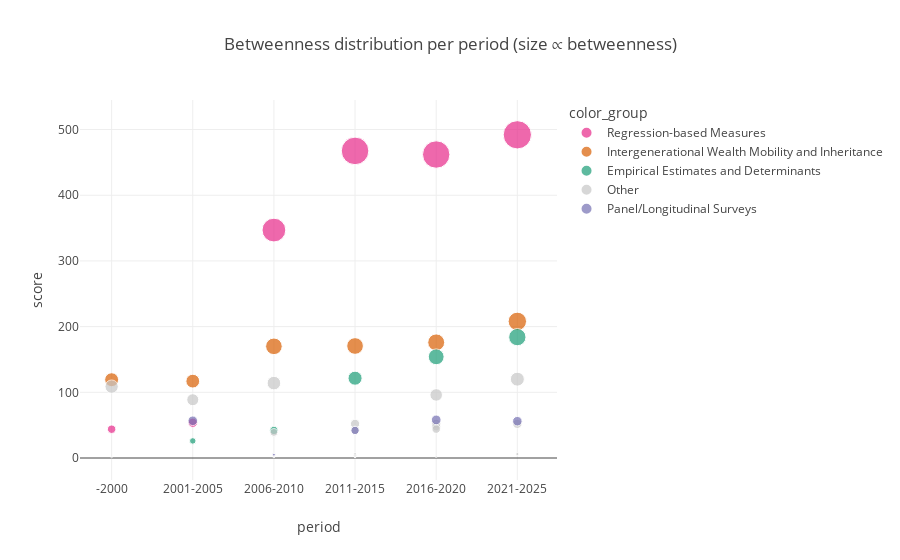
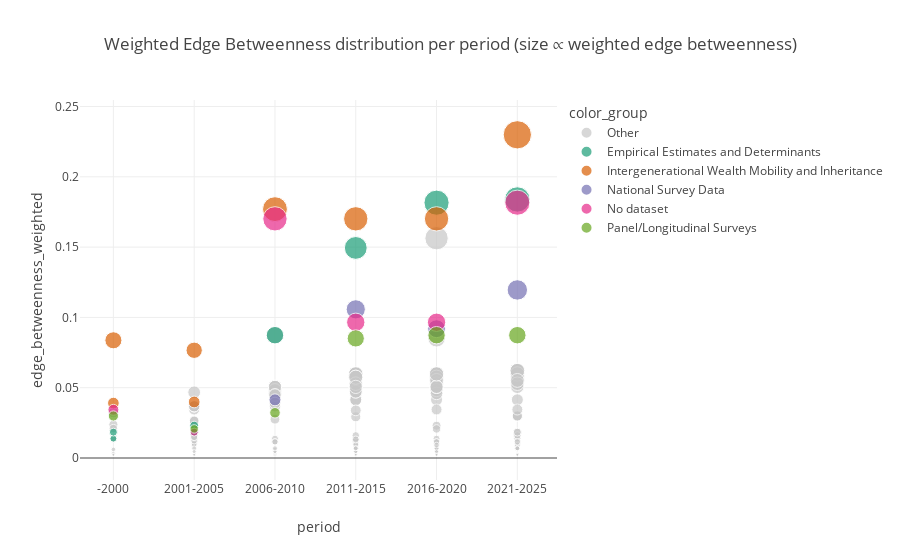

The notebook cell these images were saved under, in order:
### Code cell
showlegend = True

all_top_betweenness_df["node"] = all_top_betweenness_df["node"].apply(norm)
all_top_betweenness_df["color_group"] = np.where(all_top_betweenness_df["node"].isin(HIGHLIGHTS), all_top_betweenness_df["node"], "Other")

all_edge_betweenness_df["u"] = all_edge_betweenness_df["u"].apply(norm)
all_edge_betweenness_df["v"] = all_edge_betweenness_df["v"].apply(norm)
v_highlights = ["Intergenerational Wealth Mobility and Inheritance", "Empirical Estimates and Determinants", "No dataset", "National Survey Data", "Panel/Longitudinal Surveys"]
all_edge_betweenness_df["color_group"] = np.where(all_edge_betweenness_df["u"].isin(["Regression-based Measures", "No dataset"]) & all_edge_betweenness_df["v"].isin(v_highlights), all_edge_betweenness_df["v"], "Other")
edge_palette = {name: px.colors.qualitative.Dark2[i % len(px.colors.qualitative.Dark2)] for i, name in enumerate(sorted(set(all_edge_betweenness_df["color_group"]) - {"Other"}))}
edge_palette["Other"] = "#C7C7C7"

fig_btw = px.scatter(
    all_top_betweenness_df,
    x="period", y="score",
    size = "score",
    color = "color_group",
    hover_data=["node","kind","score"],
    category_orders={"period": period_order},
    title="Betweenness distribution per period (size ∝ betweenness)",
    color_discrete_map=palette
)
fig_btw.update_layout(
    template=template_type, showlegend=showlegend,
    # plot_bgcolor = "rgba(0,0,0,0)",
    # paper_bgcolor = "rgba(0,0,0,0)"
    )

fig_ebtw = px.scatter(
    all_edge_betweenness_df,
    x="period", y="edge_betweenness_weighted",
    color="color_group",
    size = "edge_betweenness_weighted",
    hover_data=["u","v","edge_betweenness_weighted"],
    category_orders={"period": period_order},
    title="Weighted Edge Betweenness distribution per period (size ∝ weighted edge betweenness)",
    color_discrete_map=edge_palette
)
fig_ebtw.update_layout(
    template=template_type, showlegend=showlegend,
    # plot_bgcolor = "rgba(0,0,0,0)",
    # paper_bgcolor = "rgba(0,0,0,0)"
    )



fig_btw.show()
fig_ebtw.show()

# fig_btw.write_html(f"{path}/results/feature-only-KG/img/betweenness_over_time.html")
# fig_ebtw.write_html(f"{path}/results/feature-only-KG/img/edge_betweenness_over_time.html")
# fig_btw.write_image(f"{path}/results/feature-only-KG/img/betweenness_over_time.png", width=800, height=600, scale=2)
# fig_ebtw.write_image(f"{path}/results/feature-only-KG/img/edge_betweenness_over_time.png", width=800, height=600, scale=2)

### Figure 1 — Plotly figure (JSON) as saved in the notebook; plotly's stock layout.template omitted (floating-point values rounded to 4 significant figures; data arrays with more than 128 entries replaced by an {"elided": "..."} marker saying what was removed)
{"data": [{"customdata": [["Regression-based Measures", "Measure"], ["Regression-based Measures", "Measure"], ["Regression-based Measures", "Measure"], ["Regression-based Measures", "Measure"], ["Regression-based Measures", "Measure"], ["Regression-based Measures", "Measure"]], "hovertemplate": "color_group=Regression-based Measures<br>period=%{x}<br>score=%{marker.size}<br>node=%{customdata[0]}<br>kind=%{customdata[1]}<extra></extra>", "legendgroup": "Regression-based Measures", "marker": {"color": "rgb(231,41,138)", "size": [462.0, 492.0, 53.67, 43.83, 467.5, 347.0], "sizemode": "area", "sizeref": 1.23, "symbol": "circle"}, "mode": "markers", "name": "Regression-based Measures", "orientation": "v", "showlegend": true, "type": "scatter", "x": ["2016-2020", "2021-2025", "2001-2005", "-2000", "2011-2015", "2006-2010"], "xaxis": "x", "y": [462.0, 492.0, 53.67, 43.83, 467.5, 347.0], "yaxis": "y"}, {"customdata": [["Intergenerational Wealth Mobility and Inheritance", "RqType"], ["Intergenerational Wealth Mobility and Inheritance", "RqType"], ["Intergenerational Wealth Mobility and Inheritance", "RqType"], ["Intergenerational Wealth Mobility and Inheritance", "RqType"], ["Intergenerational Wealth Mobility and Inheritance", "RqType"], ["Intergenerational Wealth Mobility and Inheritance", "RqType"]], "hovertemplate": "color_group=Intergenerational Wealth Mobility and Inheritance<br>period=%{x}<br>score=%{marker.size}<br>node=%{customdata[0]}<br>kind=%{customdata[1]}<extra></extra>", "legendgroup": "Intergenerational Wealth Mobility and Inheritance", "marker": {"color": "rgb(217,95,2)", "size": [176.0, 208.0, 117.0, 119.2, 170.5, 170.0], "sizemode": "area", "sizeref": 1.23, "symbol": "circle"}, "mode": "markers", "name": "Intergenerational Wealth Mobility and Inheritance", "orientation": "v", "showlegend": true, "type": "scatter", "x": ["2016-2020", "2021-2025", "2001-2005", "-2000", "2011-2015", "2006-2010"], "xaxis": "x", "y": [176.0, 208.0, 117.0, 119.2, 170.5, 170.0], "yaxis": "y"}, {"customdata": [["Empirical Estimates and Determinants", "RqType"], ["Empirical Estimates and Determinants", "RqType"], ["Empirical Estimates and Determinants", "RqType"], ["Empirical Estimates and Determinants", "RqType"], ["Empirical Estimates and Determinants", "RqType"], ["Empirical Estimates and Determinants", "RqType"]], "hovertemplate": "color_group=Empirical Estimates and Determinants<br>period=%{x}<br>score=%{marker.size}<br>node=%{customdata[0]}<br>kind=%{customdata[1]}<extra></extra>", "legendgroup": "Empirical Estimates and Determinants", "marker": {"color": "rgb(27,158,119)", "size": [154.0, 184.0, 26.0, 0.0, 121.5, 42.0], "sizemode": "area", "sizeref": 1.23, "symbol": "circle"}, "mode": "markers", "name": "Empirical Estimates and Determinants", "orientation": "v", "showlegend": true, "type": "scatter", "x": ["2016-2020", "2021-2025", "2001-2005", "-2000", "2011-2015", "2006-2010"], "xaxis": "x", "y": [154.0, 184.0, 26.0, 0.0, 121.5, 42.0], "yaxis": "y"}, {"customdata": {"elided": "156x2 str values"}, "hovertemplate": "color_group=Other<br>period=%{x}<br>score=%{marker.size}<br>node=%{customdata[0]}<br>kind=%{customdata[1]}<extra></extra>", "legendgroup": "Other", "marker": {"color": "#C7C7C7", "size": {"elided": "156 float values"}, "sizemode": "area", "sizeref": 1.23, "symbol": "circle"}, "mode": "markers", "name": "Other", "orientation": "v", "showlegend": true, "type": "scatter", "x": {"elided": "156 str values"}, "xaxis": "x", "y": {"elided": "156 float values"}, "yaxis": "y"}, {"customdata": [["Panel/Longitudinal Surveys", "DataType"], ["Panel/Longitudinal Surveys", "DataType"], ["Panel/Longitudinal Surveys", "DataType"], ["Panel/Longitudinal Surveys", "DataType"], ["Panel/Longitudinal Surveys", "DataType"], ["Panel/Longitudinal Surveys", "DataType"]], "hovertemplate": "color_group=Panel/Longitudinal Surveys<br>period=%{x}<br>score=%{marker.size}<br>node=%{customdata[0]}<br>kind=%{customdata[1]}<extra></extra>", "legendgroup": "Panel/Longitudinal Surveys", "marker": {"color": "rgb(117,112,179)", "size": [58.0, 56.0, 56.67, 0.0, 42.0, 5.0], "sizemode": "area", "sizeref": 1.23, "symbol": "circle"}, "mode": "markers", "name": "Panel/Longitudinal Surveys", "orientation": "v", "showlegend": true, "type": "scatter", "x": ["2016-2020", "2021-2025", "2001-2005", "-2000", "2011-2015", "2006-2010"], "xaxis": "x", "y": [58.0, 56.0, 56.67, 0.0, 42.0, 5.0], "yaxis": "y"}], "layout": {"legend": {"itemsizing": "constant", "title": {"text": "color_group"}, "tracegroupgap": 0}, "showlegend": true, "title": {"text": "Betweenness distribution per period (size ∝ betweenness)"}, "xaxis": {"anchor": "y", "categoryarray": ["-2000", "2001-2005", "2006-2010", "2011-2015", "2016-2020", "2021-2025"], "categoryorder": "array", "domain": [0, 1], "title": {"text": "period"}}, "yaxis": {"anchor": "x", "domain": [0, 1], "title": {"text": "score"}}}}

### Figure 2 — Plotly figure (JSON) as saved in the notebook; plotly's stock layout.template omitted (floating-point values rounded to 4 significant figures; data arrays with more than 128 entries replaced by an {"elided": "..."} marker saying what was removed)
{"data": [{"customdata": {"elided": "442x2 str values"}, "hovertemplate": "color_group=Other<br>period=%{x}<br>edge_betweenness_weighted=%{marker.size}<br>u=%{customdata[0]}<br>v=%{customdata[1]}<extra></extra>", "legendgroup": "Other", "marker": {"color": "#C7C7C7", "size": {"elided": "442 float values"}, "sizemode": "area", "sizeref": 0.0005747, "symbol": "circle"}, "mode": "markers", "name": "Other", "orientation": "v", "showlegend": true, "type": "scatter", "x": {"elided": "442 str values"}, "xaxis": "x", "y": {"elided": "442 float values"}, "yaxis": "y"}, {"customdata": [["No dataset", "Empirical Estimates and Determinants"], ["Regression-based Measures", "Empirical Estimates and Determinants"], ["No dataset", "Empirical Estimates and Determinants"], ["Regression-based Measures", "Empirical Estimates and Determinants"], ["No dataset", "Empirical Estimates and Determinants"], ["Regression-based Measures", "Empirical Estimates and Determinants"], ["No dataset", "Empirical Estimates and Determinants"], ["Regression-based Measures", "Empirical Estimates and Determinants"], ["No dataset", "Empirical Estimates and Determinants"], ["Regression-based Measures", "Empirical Estimates and Determinants"], ["No dataset", "Empirical Estimates and Determinants"], ["Regression-based Measures", "Empirical Estimates and Determinants"]], "hovertemplate": "color_group=Empirical Estimates and Determinants<br>period=%{x}<br>edge_betweenness_weighted=%{marker.size}<br>u=%{customdata[0]}<br>v=%{customdata[1]}<extra></extra>", "legendgroup": "Empirical Estimates and Determinants", "marker": {"color": "rgb(27,158,119)", "size": [0.0, 0.1816, 0.0, 0.1839, 0.02299, 0.01839, 0.01379, 0.01839, 0.0, 0.1494, 0.0, 0.08736], "sizemode": "area", "sizeref": 0.0005747, "symbol": "circle"}, "mode": "markers", "name": "Empirical Estimates and Determinants", "orientation": "v", "showlegend": true, "type": "scatter", "x": ["2016-2020", "2016-2020", "2021-2025", "2021-2025", "2001-2005", "2001-2005", "-2000", "-2000", "2011-2015", "2011-2015", "2006-2010", "2006-2010"], "xaxis": "x", "y": [0.0, 0.1816, 0.0, 0.1839, 0.02299, 0.01839, 0.01379, 0.01839, 0.0, 0.1494, 0.0, 0.08736], "yaxis": "y"}, {"customdata": [["No dataset", "Intergenerational Wealth Mobility and Inheritance"], ["Regression-based Measures", "Intergenerational Wealth Mobility and Inheritance"], ["No dataset", "Intergenerational Wealth Mobility and Inheritance"], ["Regression-based Measures", "Intergenerational Wealth Mobility and Inheritance"], ["No dataset", "Intergenerational Wealth Mobility and Inheritance"], ["Regression-based Measures", "Intergenerational Wealth Mobility and Inheritance"], ["No dataset", "Intergenerational Wealth Mobility and Inheritance"], ["Regression-based Measures", "Intergenerational Wealth Mobility and Inheritance"], ["No dataset", "Intergenerational Wealth Mobility and Inheritance"], ["Regression-based Measures", "Intergenerational Wealth Mobility and Inheritance"], ["No dataset", "Intergenerational Wealth Mobility and Inheritance"], ["Regression-based Measures", "Intergenerational Wealth Mobility and Inheritance"]], "hovertemplate": "color_group=Intergenerational Wealth Mobility and Inheritance<br>period=%{x}<br>edge_betweenness_weighted=%{marker.size}<br>u=%{customdata[0]}<br>v=%{customdata[1]}<extra></extra>", "legendgroup": "Intergenerational Wealth Mobility and Inheritance", "marker": {"color": "rgb(217,95,2)", "size": [0.0, 0.1701, 0.0, 0.2299, 0.07663, 0.03985, 0.08372, 0.03908, 0.0, 0.1701, 0.0, 0.177], "sizemode": "area", "sizeref": 0.0005747, "symbol": "circle"}, "mode": "markers", "name": "Intergenerational Wealth Mobility and Inheritance", "orientation": "v", "showlegend": true, "type": "scatter", "x": ["2016-2020", "2016-2020", "2021-2025", "2021-2025", "2001-2005", "2001-2005", "-2000", "-2000", "2011-2015", "2011-2015", "2006-2010", "2006-2010"], "xaxis": "x", "y": [0.0, 0.1701, 0.0, 0.2299, 0.07663, 0.03985, 0.08372, 0.03908, 0.0, 0.1701, 0.0, 0.177], "yaxis": "y"}, {"customdata": [["Regression-based Measures", "National Survey Data"], ["Regression-based Measures", "National Survey Data"], ["Regression-based Measures", "National Survey Data"], ["Regression-based Measures", "National Survey Data"], ["Regression-based Measures", "National Survey Data"]], "hovertemplate": "color_group=National Survey Data<br>period=%{x}<br>edge_betweenness_weighted=%{marker.size}<br>u=%{customdata[0]}<br>v=%{customdata[1]}<extra></extra>", "legendgroup": "National Survey Data", "marker": {"color": "rgb(117,112,179)", "size": [0.09195, 0.1195, 0.0, 0.1057, 0.04138], "sizemode": "area", "sizeref": 0.0005747, "symbol": "circle"}, "mode": "markers", "name": "National Survey Data", "orientation": "v", "showlegend": true, "type": "scatter", "x": ["2016-2020", "2021-2025", "2001-2005", "2011-2015", "2006-2010"], "xaxis": "x", "y": [0.09195, 0.1195, 0.0, 0.1057, 0.04138], "yaxis": "y"}, {"customdata": [["Regression-based Measures", "No dataset"], ["Regression-based Measures", "No dataset"], ["Regression-based Measures", "No dataset"], ["Regression-based Measures", "No dataset"], ["Regression-based Measures", "No dataset"], ["Regression-based Measures", "No dataset"]], "hovertemplate": "color_group=No dataset<br>period=%{x}<br>edge_betweenness_weighted=%{marker.size}<br>u=%{customdata[0]}<br>v=%{customdata[1]}<extra></extra>", "legendgroup": "No dataset", "marker": {"color": "rgb(231,41,138)", "size": [0.09655, 0.1816, 0.01839, 0.03429, 0.09655, 0.1701], "sizemode": "area", "sizeref": 0.0005747, "symbol": "circle"}, "mode": "markers", "name": "No dataset", "orientation": "v", "showlegend": true, "type": "scatter", "x": ["2016-2020", "2021-2025", "2001-2005", "-2000", "2011-2015", "2006-2010"], "xaxis": "x", "y": [0.09655, 0.1816, 0.01839, 0.03429, 0.09655, 0.1701], "yaxis": "y"}, {"customdata": [["Regression-based Measures", "Panel/Longitudinal Surveys"], ["Regression-based Measures", "Panel/Longitudinal Surveys"], ["Regression-based Measures", "Panel/Longitudinal Surveys"], ["Regression-based Measures", "Panel/Longitudinal Surveys"], ["Regression-based Measures", "Panel/Longitudinal Surveys"], ["Regression-based Measures", "Panel/Longitudinal Surveys"]], "hovertemplate": "color_group=Panel/Longitudinal Surveys<br>period=%{x}<br>edge_betweenness_weighted=%{marker.size}<br>u=%{customdata[0]}<br>v=%{customdata[1]}<extra></extra>", "legendgroup": "Panel/Longitudinal Surveys", "marker": {"color": "rgb(102,166,30)", "size": [0.08736, 0.08736, 0.02069, 0.02989, 0.08506, 0.03218], "sizemode": "area", "sizeref": 0.0005747, "symbol": "circle"}, "mode": "markers", "name": "Panel/Longitudinal Surveys", "orientation": "v", "showlegend": true, "type": "scatter", "x": ["2016-2020", "2021-2025", "2001-2005", "-2000", "2011-2015", "2006-2010"], "xaxis": "x", "y": [0.08736, 0.08736, 0.02069, 0.02989, 0.08506, 0.03218], "yaxis": "y"}], "layout": {"legend": {"itemsizing": "constant", "title": {"text": "color_group"}, "tracegroupgap": 0}, "showlegend": true, "title": {"text": "Weighted Edge Betweenness distribution per period (size ∝ weighted edge betweenness)"}, "xaxis": {"anchor": "y", "categoryarray": ["-2000", "2001-2005", "2006-2010", "2011-2015", "2016-2020", "2021-2025"], "categoryorder": "array", "domain": [0, 1], "title": {"text": "period"}}, "yaxis": {"anchor": "x", "domain": [0, 1], "title": {"text": "edge_betweenness_weighted"}}}}
